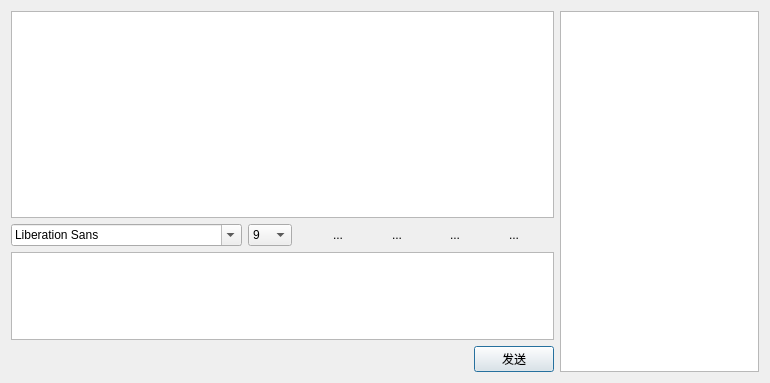
<?xml version="1.0" encoding="UTF-8"?>
<ui version="4.0">
 <class>roomwindow</class>
 <widget class="QDialog" name="roomwindow">
  <property name="geometry">
   <rect>
    <x>0</x>
    <y>0</y>
    <width>770</width>
    <height>383</height>
   </rect>
  </property>
  <property name="windowTitle">
   <string>Dialog</string>
  </property>
  <layout class="QVBoxLayout" name="verticalLayout_2">
   <item>
    <layout class="QHBoxLayout" name="horizontalLayout_3">
     <item>
      <layout class="QVBoxLayout" name="verticalLayout">
       <item>
        <widget class="QTextEdit" name="txtChat">
         <property name="sizePolicy">
          <sizepolicy hsizetype="Expanding" vsizetype="Expanding">
           <horstretch>0</horstretch>
           <verstretch>108</verstretch>
          </sizepolicy>
         </property>
         <property name="readOnly">
          <bool>true</bool>
         </property>
        </widget>
       </item>
       <item>
        <layout class="QHBoxLayout" name="horizontalLayout">
         <item>
          <widget class="QFontComboBox" name="fontComboBox">
           <property name="sizePolicy">
            <sizepolicy hsizetype="Fixed" vsizetype="Fixed">
             <horstretch>14</horstretch>
             <verstretch>56</verstretch>
            </sizepolicy>
           </property>
           <property name="baseSize">
            <size>
             <width>24</width>
             <height>17</height>
            </size>
           </property>
           <property name="toolTip">
            <string>字体</string>
           </property>
           <property name="layoutDirection">
            <enum>Qt::LeftToRight</enum>
           </property>
           <property name="autoFillBackground">
            <bool>true</bool>
           </property>
          </widget>
         </item>
         <item>
          <widget class="QComboBox" name="comboBox">
           <property name="sizePolicy">
            <sizepolicy hsizetype="Preferred" vsizetype="Fixed">
             <horstretch>0</horstretch>
             <verstretch>26</verstretch>
            </sizepolicy>
           </property>
           <property name="toolTip">
            <string>字体大小</string>
           </property>
           <item>
            <property name="text">
             <string>9</string>
            </property>
           </item>
           <item>
            <property name="text">
             <string>10</string>
            </property>
           </item>
           <item>
            <property name="text">
             <string>11</string>
            </property>
           </item>
           <item>
            <property name="text">
             <string>12</string>
            </property>
           </item>
           <item>
            <property name="text">
             <string>13</string>
            </property>
           </item>
           <item>
            <property name="text">
             <string>14</string>
            </property>
           </item>
           <item>
            <property name="text">
             <string>15</string>
            </property>
           </item>
           <item>
            <property name="text">
             <string>16</string>
            </property>
           </item>
           <item>
            <property name="text">
             <string>17</string>
            </property>
           </item>
           <item>
            <property name="text">
             <string>18</string>
            </property>
           </item>
           <item>
            <property name="text">
             <string>19</string>
            </property>
           </item>
           <item>
            <property name="text">
             <string>20</string>
            </property>
           </item>
           <item>
            <property name="text">
             <string>21</string>
            </property>
           </item>
           <item>
            <property name="text">
             <string>22</string>
            </property>
           </item>
           <item>
            <property name="text">
             <string>23</string>
            </property>
           </item>
          </widget>
         </item>
         <item>
          <spacer name="horizontalSpacer_2">
           <property name="orientation">
            <enum>Qt::Horizontal</enum>
           </property>
           <property name="sizeHint" stdset="0">
            <size>
             <width>40</width>
             <height>20</height>
            </size>
           </property>
          </spacer>
         </item>
         <item>
          <widget class="QToolButton" name="toolButton_4">
           <property name="toolTip">
            <string>加粗</string>
           </property>
           <property name="text">
            <string>...</string>
           </property>
           <property name="icon">
            <iconset resource="images/image.qrc">
             <normaloff>:/bold.png</normaloff>:/bold.png</iconset>
           </property>
           <property name="checkable">
            <bool>true</bool>
           </property>
           <property name="autoRaise">
            <bool>true</bool>
           </property>
          </widget>
         </item>
         <item>
          <spacer name="horizontalSpacer_3">
           <property name="orientation">
            <enum>Qt::Horizontal</enum>
           </property>
           <property name="sizeHint" stdset="0">
            <size>
             <width>40</width>
             <height>20</height>
            </size>
           </property>
          </spacer>
         </item>
         <item>
          <widget class="QToolButton" name="toolButton">
           <property name="sizePolicy">
            <sizepolicy hsizetype="Fixed" vsizetype="Fixed">
             <horstretch>0</horstretch>
             <verstretch>26</verstretch>
            </sizepolicy>
           </property>
           <property name="toolTip">
            <string>斜体</string>
           </property>
           <property name="text">
            <string>...</string>
           </property>
           <property name="icon">
            <iconset resource="images/image.qrc">
             <normaloff>:/italic.png</normaloff>:/italic.png</iconset>
           </property>
           <property name="checkable">
            <bool>true</bool>
           </property>
           <property name="autoRaise">
            <bool>true</bool>
           </property>
          </widget>
         </item>
         <item>
          <spacer name="horizontalSpacer_4">
           <property name="orientation">
            <enum>Qt::Horizontal</enum>
           </property>
           <property name="sizeHint" stdset="0">
            <size>
             <width>40</width>
             <height>20</height>
            </size>
           </property>
          </spacer>
         </item>
         <item>
          <widget class="QToolButton" name="toolButton_2">
           <property name="toolTip">
            <string>字体颜色</string>
           </property>
           <property name="text">
            <string>...</string>
           </property>
           <property name="icon">
            <iconset resource="images/image.qrc">
             <normaloff>:/color.png</normaloff>:/color.png</iconset>
           </property>
           <property name="checkable">
            <bool>false</bool>
           </property>
           <property name="autoRaise">
            <bool>true</bool>
           </property>
          </widget>
         </item>
         <item>
          <spacer name="horizontalSpacer_5">
           <property name="orientation">
            <enum>Qt::Horizontal</enum>
           </property>
           <property name="sizeHint" stdset="0">
            <size>
             <width>40</width>
             <height>20</height>
            </size>
           </property>
          </spacer>
         </item>
         <item>
          <widget class="QToolButton" name="toolButton_3">
           <property name="sizePolicy">
            <sizepolicy hsizetype="Fixed" vsizetype="Fixed">
             <horstretch>30</horstretch>
             <verstretch>30</verstretch>
            </sizepolicy>
           </property>
           <property name="baseSize">
            <size>
             <width>30</width>
             <height>30</height>
            </size>
           </property>
           <property name="acceptDrops">
            <bool>false</bool>
           </property>
           <property name="toolTip">
            <string>发送文件</string>
           </property>
           <property name="statusTip">
            <string/>
           </property>
           <property name="autoFillBackground">
            <bool>true</bool>
           </property>
           <property name="text">
            <string>...</string>
           </property>
           <property name="icon">
            <iconset resource="images/image.qrc">
             <normaloff>:/send.png</normaloff>:/send.png</iconset>
           </property>
           <property name="iconSize">
            <size>
             <width>22</width>
             <height>22</height>
            </size>
           </property>
           <property name="checkable">
            <bool>false</bool>
           </property>
           <property name="autoRaise">
            <bool>true</bool>
           </property>
          </widget>
         </item>
         <item>
          <spacer name="horizontalSpacer_6">
           <property name="orientation">
            <enum>Qt::Horizontal</enum>
           </property>
           <property name="sizeHint" stdset="0">
            <size>
             <width>40</width>
             <height>20</height>
            </size>
           </property>
          </spacer>
         </item>
        </layout>
       </item>
       <item>
        <widget class="QTextBrowser" name="txtInput">
         <property name="sizePolicy">
          <sizepolicy hsizetype="Preferred" vsizetype="Expanding">
           <horstretch>0</horstretch>
           <verstretch>46</verstretch>
          </sizepolicy>
         </property>
         <property name="minimumSize">
          <size>
           <width>34</width>
           <height>14</height>
          </size>
         </property>
         <property name="baseSize">
          <size>
           <width>30</width>
           <height>30</height>
          </size>
         </property>
         <property name="readOnly">
          <bool>false</bool>
         </property>
        </widget>
       </item>
       <item>
        <layout class="QHBoxLayout" name="horizontalLayout_2">
         <item>
          <spacer name="horizontalSpacer">
           <property name="orientation">
            <enum>Qt::Horizontal</enum>
           </property>
           <property name="sizeHint" stdset="0">
            <size>
             <width>78</width>
             <height>20</height>
            </size>
           </property>
          </spacer>
         </item>
         <item>
          <widget class="QPushButton" name="btnSend">
           <property name="toolTip">
            <string>快捷键(Enter)</string>
           </property>
           <property name="text">
            <string>发送</string>
           </property>
           <property name="autoDefault">
            <bool>true</bool>
           </property>
           <property name="default">
            <bool>true</bool>
           </property>
          </widget>
         </item>
        </layout>
       </item>
      </layout>
     </item>
     <item>
      <widget class="QListView" name="listView"/>
     </item>
    </layout>
   </item>
  </layout>
 </widget>
 <resources>
  <include location="images/image.qrc"/>
 </resources>
 <connections/>
</ui>
